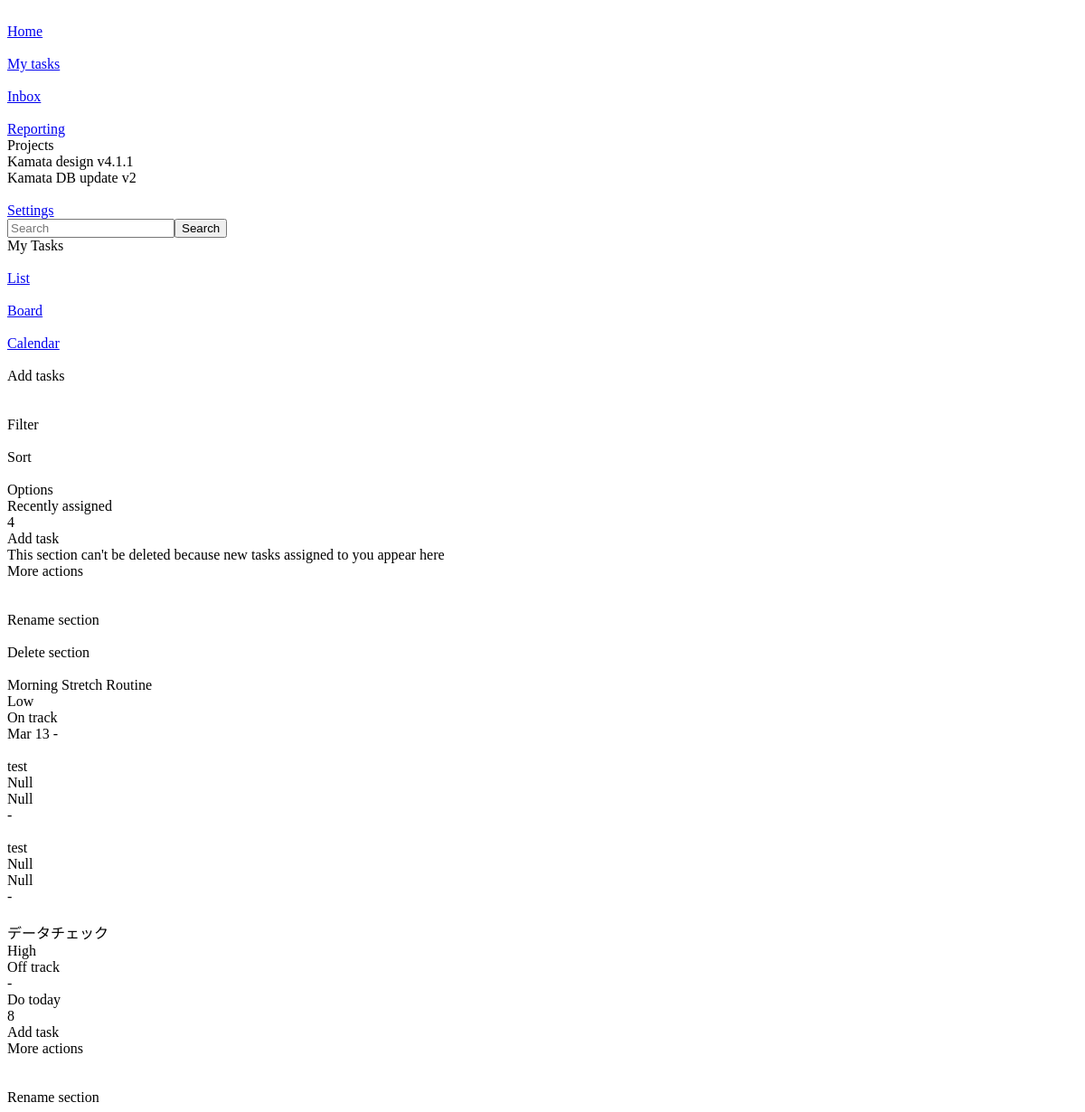
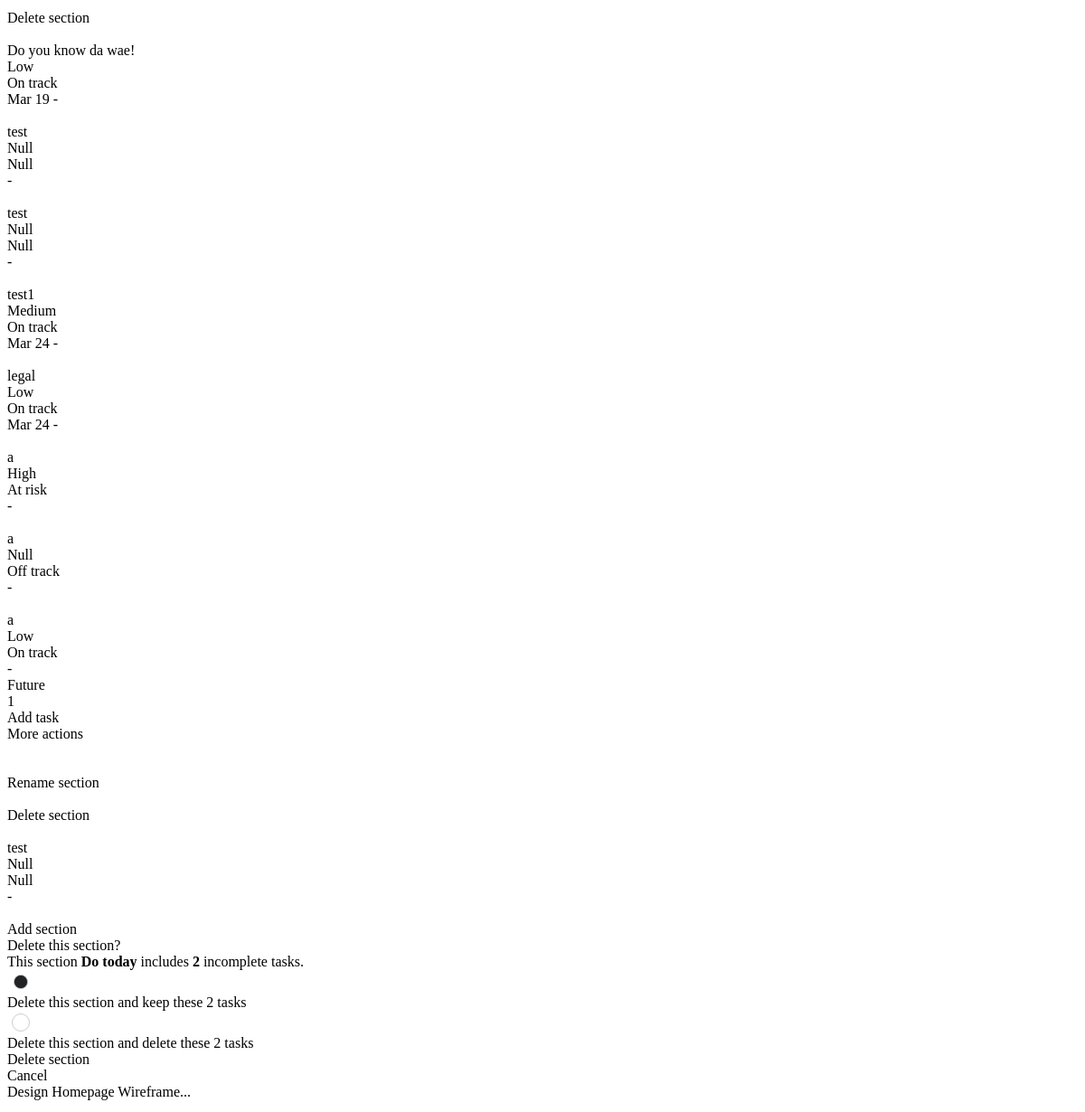
/test/ (upper part), run on an earlier commit of the app's database (2 pictures, top to bottom).
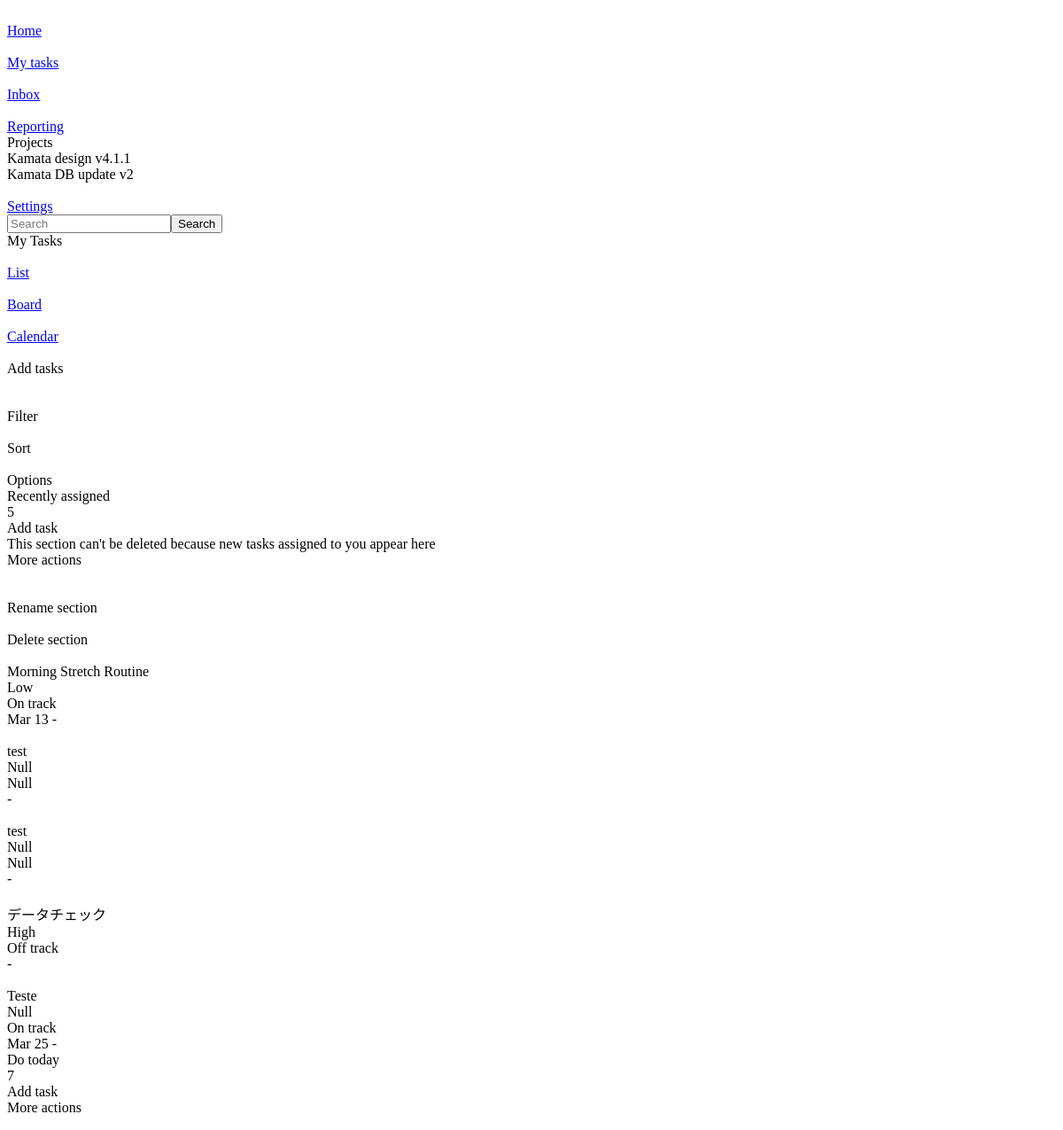
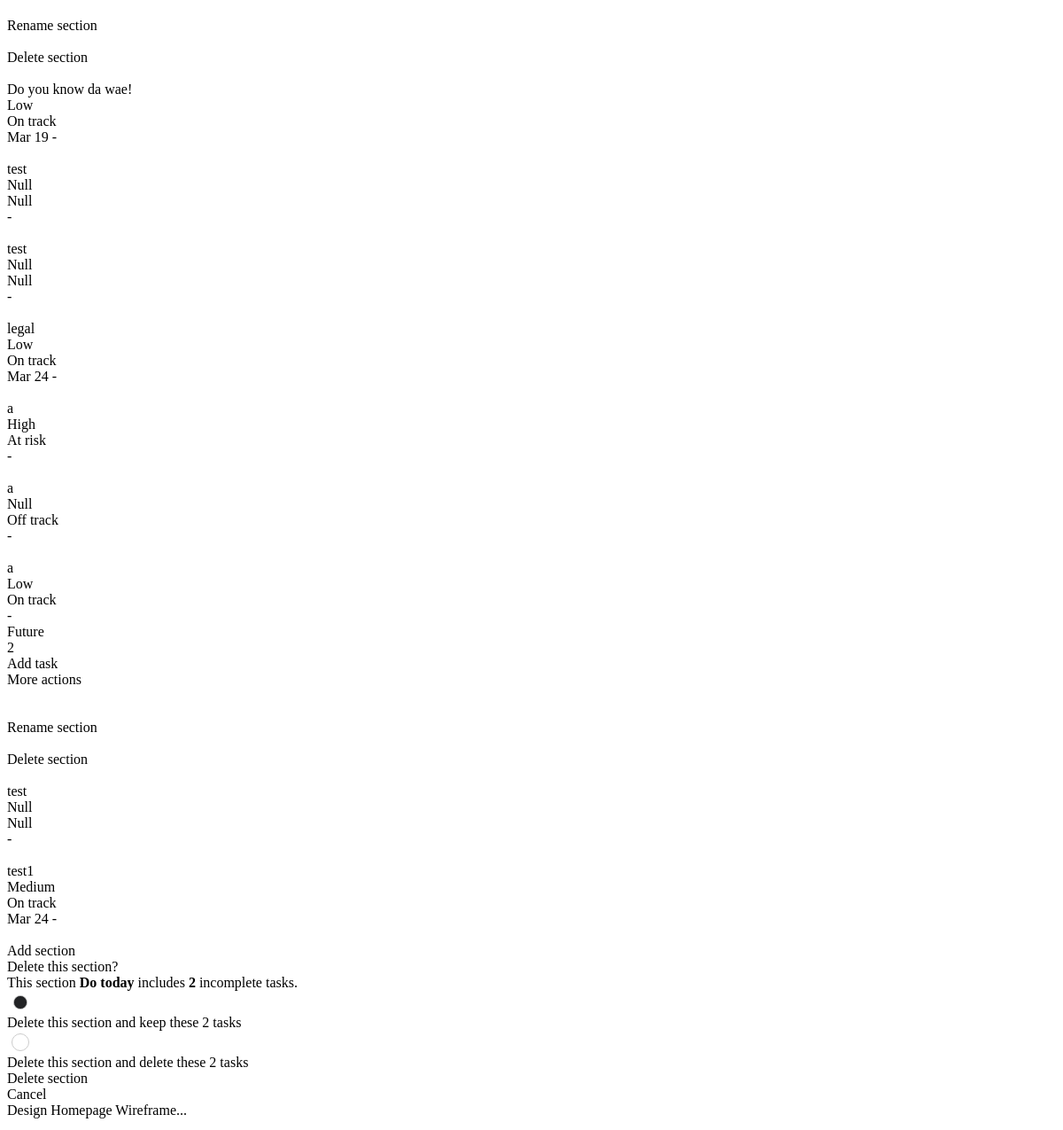
And on a later commit of the database (2 pictures, top to bottom).
### app/models.py (models this page shows)
class Task(models.Model):
    created_by = models.ForeignKey(User, on_delete=models.CASCADE)
    priority = models.ForeignKey('Priority', on_delete=models.CASCADE, null=True, blank=True)
    status = models.ForeignKey('Status', on_delete=models.CASCADE, null=True, blank=True)
    list = models.ForeignKey('List', on_delete=models.CASCADE)
    project = models.ForeignKey('Project', on_delete=models.CASCADE,  null=True, blank=True)
    name = models.CharField(max_length=50)
    is_completed = models.BooleanField(default=False)
    description = models.TextField(null=True, blank=True)
    created_at = models.DateTimeField(auto_now_add=True)
    start_date = models.DateField(null=True, blank=True)
    deadline = models.DateField(null=True, blank=True)

class Priority(models.Model):
    priority = models.CharField(max_length=10, null=True, blank=True)
    combo_class = models.CharField(max_length=10, null=True, blank=True)

class Status(models.Model):
    status = models.CharField(max_length=10, null=True, blank=True)
    combo_class = models.CharField(max_length=10, null=True, blank=True)

class List(models.Model):
    title = models.CharField(max_length=25)

### app/views.py (the view)
# urls.py: path('test/', views.test, name='test'),
def test(request):
    lists = List.objects.all()
    tasks = Task.objects.all()
    projects = Project.objects.all()
    context = {
        'lists': lists,
        'tasks': tasks,
        'projects': projects,
    }
    return render(request, 'test.html', context)

### app/templatetags/custom_filters.py (called while the page is built)
@register.filter
def filter_by_list(tasks, list_id):
    return tasks.filter(list_id=list_id)

### app/templates/test.html (shortened to what the changed rows need)
<!DOCTYPE html>
{% load custom_filters %}
{% load static %}
<html data-wf-page="67aeea944d589896c64eea3b" data-wf-site="67aeea944d589896c64ee9d5"
  class="w-mod-js wf-inter-n4-active wf-inter-n3-active wf-inter-n5-active wf-active w-mod-ix">
<head>
  <link href="https://cdn.prod.website-files.com/67aeea944d589896c64ee9d5/css/kamata.webflow.1160693ce.css" rel="stylesheet" type="text/css">
  <link rel="stylesheet" href="{% static 'main.css' %}">
  <link rel="stylesheet" href="https://fengyuanchen.github.io/datepicker/css/datepicker.css">
</head>
<body cz-shortcut-listen="true">
  <div class="main-wrap none">
    <div class="w-layout-grid list-wrap">
      <div id="w-node-_60766be2-e2cf-9137-be7b-4c8f2ddb67e6-c64eea3b" class="list-group">
        <div data-list="1" class="list">
          <div class="list-header">
            <div class="flex gap5">
              <div class="list_header-title">Recently assigned</div>
              <div class="text list_header-total">{{ tasks|filter_by_list:1|length }}<br></div>
            </div>
          </div>
          {% for task in tasks|filter_by_list:1 %}
          <div data-item="{{ task.id }}"
            class="w-layout-grid list-item {% if task.project %}{{ task.project.color.color }}{% endif %}">
            <div class="flex gap5">
              <div class="button icon"><img
                  loading="lazy" alt=""></div>
              <div class="list_item-title">{{ task.name }}</div>
            </div>
            <div class="flex gap5">
              <div class="list_item-priority {{ task.priority.priority }}">{{ task.priority.priority }}</div>
              <div class="list_item-status {{ task.status.status }}">{{ task.status.status }}</div>
            </div>
            <div class="flex y-center gap5">
              <div>{{ task.start_date|date:"M d" }} - {{ task.end_date|date:"d" }}</div>
            </div>
          </div>
          {% endfor %}
        </div>
        {% for list in lists %}
        {% if list.id > 1 %}
        <div data-list="{{ list.id }}" class="list">
          <div class="list-header">
            <div class="flex gap5">
              <div class="list_header-title">{{ list.title }}</div>
              <div class="text list_header-total">{{ tasks|filter_by_list:list.id|length }}<br></div>
            </div>
            <div class="flex y-center gap2 relative">
              <div data-list="{{ list.id }}" class="explanation-box tooltip-list_header-addtask-hover">
                <div>Add task</div>
              </div>
              <div data-list="{{ list.id }}" class="explanation-box tooltip-list_header-moreactions-hover">
                <div>More actions</div>
              </div>
              <div data-explains="tooltip-list_header-addtask-hover" data-list="{{ list.id }}"
                class="button list_header-addtask" data-popup-trigger="create-task">
              </div>
              <div data-explains="tooltip-list_header-moreactions-hover" data-list="{{ list.id }}"
                class="button list_header-moreactions">
              </div>
              <div data-list="{{ list.id }}" class="subpage list_header-moreactions-menu">
                <div class="subpage_link rename-section">
                  <div>Rename section</div>
                </div>
                <div data-popup-trigger="delete-list" data-list="{{ list.id }}" class="subpage_link">
                  <div class="img-wrap trashcan-icon">
                  </div>
                  <div>Delete section</div>
                </div>
              </div>
            </div>
          </div>
          {% for task in tasks|filter_by_list:list.id %}
          <div data-item="{{ task.id }}"
            class="w-layout-grid list-item {% if task.project %}{{ task.project.color.color }}{% endif %}">
            <div class="flex gap5">
              <div class="button icon"><img
                  loading="lazy" alt=""></div>
              <div class="list_item-title">{{ task.name }}</div>
            </div>
            <div class="flex gap5">
              <div class="list_item-priority {{ task.priority.priority }}">{{ task.priority.priority }}</div>
              <div class="list_item-status {{ task.status.status }}">{{ task.status.status }}</div>
            </div>
            <div class="flex y-center gap5">
              <div>{{ task.start_date|date:"M d" }} - {{ task.end_date|date:"d" }}</div>
            </div>
          </div>
          {% endfor %}
        </div>
        {% endif %}
        {% endfor %}
      </div>
    </div>
  </div>
</body>
</html>

What changed in the data, as far as the page shows it:
added Task: name "Teste", priority.priority "Null", status.status "On track", start_date "Mar 25"
changed List "Do today": id "8" → "7"; loses Task (name "test1", priority.priority "Medium", status.status "On track", start_date "Mar 24")
changed List "Future": id "1" → "2"; gains Task (name "test1", priority.priority "Medium", status.status "On track", start_date "Mar 24")
Also different on the page:
{{ tasks|filter_by_list:1|length }}: "4" → "5"
